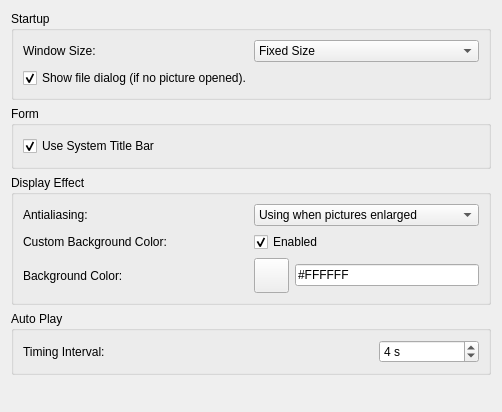
<?xml version="1.0" encoding="UTF-8"?>
<ui version="4.0">
 <class>SettingWidget</class>
 <widget class="QWidget" name="SettingWidget">
  <property name="geometry">
   <rect>
    <x>0</x>
    <y>0</y>
    <width>502</width>
    <height>412</height>
   </rect>
  </property>
  <property name="windowTitle">
   <string>Form</string>
  </property>
  <layout class="QGridLayout" name="gridLayout">
   <item row="0" column="0">
    <widget class="QGroupBox" name="groupBox">
     <property name="title">
      <string>Startup</string>
     </property>
     <layout class="QGridLayout" name="gridLayout_2">
      <item row="0" column="0">
       <widget class="QLabel" name="label">
        <property name="text">
         <string>Window Size:</string>
        </property>
       </widget>
      </item>
      <item row="0" column="1">
       <widget class="QComboBox" name="sizeModeCombo">
        <item>
         <property name="text">
          <string>Fixed Size</string>
         </property>
        </item>
        <item>
         <property name="text">
          <string>Maximize</string>
         </property>
        </item>
        <item>
         <property name="text">
          <string>Full Screen</string>
         </property>
        </item>
        <item>
         <property name="text">
          <string>Adjust to Picture Size</string>
         </property>
        </item>
       </widget>
      </item>
      <item row="1" column="0" colspan="2">
       <widget class="QCheckBox" name="showDialogCheckBox">
        <property name="text">
         <string>Show file dialog (if no picture opened).</string>
        </property>
        <property name="checked">
         <bool>true</bool>
        </property>
       </widget>
      </item>
     </layout>
    </widget>
   </item>
   <item row="4" column="0">
    <layout class="QHBoxLayout" name="horizontalLayout">
     <item>
      <spacer name="horizontalSpacer">
       <property name="orientation">
        <enum>Qt::Horizontal</enum>
       </property>
       <property name="sizeHint" stdset="0">
        <size>
         <width>40</width>
         <height>20</height>
        </size>
       </property>
      </spacer>
     </item>
     <item>
      <widget class="QDialogButtonBox" name="buttonBox">
       <property name="standardButtons">
        <set>QDialogButtonBox::NoButton</set>
       </property>
      </widget>
     </item>
    </layout>
   </item>
   <item row="2" column="0">
    <widget class="QGroupBox" name="groupBox_2">
     <property name="title">
      <string>Display Effect</string>
     </property>
     <layout class="QGridLayout" name="gridLayout_3">
      <item row="0" column="0">
       <widget class="QLabel" name="label_2">
        <property name="text">
         <string>Antialiasing:</string>
        </property>
       </widget>
      </item>
      <item row="2" column="0">
       <widget class="QLabel" name="label_4">
        <property name="text">
         <string>Custom Background Color:</string>
        </property>
       </widget>
      </item>
      <item row="0" column="2">
       <widget class="QComboBox" name="antialiasModeCombo">
        <property name="sizePolicy">
         <sizepolicy hsizetype="Preferred" vsizetype="Fixed">
          <horstretch>0</horstretch>
          <verstretch>0</verstretch>
         </sizepolicy>
        </property>
        <item>
         <property name="text">
          <string>Using when pictures enlarged</string>
         </property>
        </item>
        <item>
         <property name="text">
          <string>Always using</string>
         </property>
        </item>
        <item>
         <property name="text">
          <string>Always no using</string>
         </property>
        </item>
       </widget>
      </item>
      <item row="3" column="0">
       <widget class="QLabel" name="colorLabel">
        <property name="text">
         <string>Background Color:</string>
        </property>
       </widget>
      </item>
      <item row="3" column="2">
       <layout class="QHBoxLayout" name="horizontalLayout_2">
        <item>
         <widget class="QPushButton" name="colorButton">
          <property name="sizePolicy">
           <sizepolicy hsizetype="Fixed" vsizetype="Fixed">
            <horstretch>0</horstretch>
            <verstretch>0</verstretch>
           </sizepolicy>
          </property>
          <property name="minimumSize">
           <size>
            <width>35</width>
            <height>35</height>
           </size>
          </property>
          <property name="maximumSize">
           <size>
            <width>35</width>
            <height>35</height>
           </size>
          </property>
          <property name="styleSheet">
           <string notr="true"/>
          </property>
          <property name="text">
           <string/>
          </property>
          <property name="iconSize">
           <size>
            <width>35</width>
            <height>35</height>
           </size>
          </property>
         </widget>
        </item>
        <item>
         <widget class="QLineEdit" name="colorEdit">
          <property name="sizePolicy">
           <sizepolicy hsizetype="Preferred" vsizetype="Fixed">
            <horstretch>0</horstretch>
            <verstretch>0</verstretch>
           </sizepolicy>
          </property>
          <property name="text">
           <string>#FFFFFF</string>
          </property>
          <property name="readOnly">
           <bool>true</bool>
          </property>
         </widget>
        </item>
       </layout>
      </item>
      <item row="2" column="2">
       <widget class="QCheckBox" name="colorCheckBox">
        <property name="text">
         <string>Enabled</string>
        </property>
        <property name="checked">
         <bool>true</bool>
        </property>
       </widget>
      </item>
     </layout>
    </widget>
   </item>
   <item row="3" column="0">
    <widget class="QGroupBox" name="groupBox_3">
     <property name="title">
      <string>Auto Play</string>
     </property>
     <layout class="QGridLayout" name="gridLayout_4">
      <item row="0" column="1">
       <widget class="QSpinBox" name="timerSpinBox">
        <property name="sizePolicy">
         <sizepolicy hsizetype="Fixed" vsizetype="Preferred">
          <horstretch>0</horstretch>
          <verstretch>0</verstretch>
         </sizepolicy>
        </property>
        <property name="minimumSize">
         <size>
          <width>100</width>
          <height>0</height>
         </size>
        </property>
        <property name="suffix">
         <string> s</string>
        </property>
        <property name="minimum">
         <number>1</number>
        </property>
        <property name="maximum">
         <number>1000</number>
        </property>
        <property name="value">
         <number>4</number>
        </property>
       </widget>
      </item>
      <item row="0" column="0">
       <widget class="QLabel" name="label_3">
        <property name="sizePolicy">
         <sizepolicy hsizetype="Preferred" vsizetype="Preferred">
          <horstretch>0</horstretch>
          <verstretch>0</verstretch>
         </sizepolicy>
        </property>
        <property name="text">
         <string>Timing Interval:</string>
        </property>
       </widget>
      </item>
     </layout>
    </widget>
   </item>
   <item row="1" column="0">
    <widget class="QGroupBox" name="groupBox_4">
     <property name="title">
      <string>Form</string>
     </property>
     <layout class="QGridLayout" name="gridLayout_5">
      <item row="0" column="0">
       <widget class="QCheckBox" name="titleBarCheckBox">
        <property name="text">
         <string>Use System Title Bar</string>
        </property>
        <property name="checked">
         <bool>true</bool>
        </property>
       </widget>
      </item>
     </layout>
    </widget>
   </item>
  </layout>
 </widget>
 <resources/>
 <connections/>
</ui>
